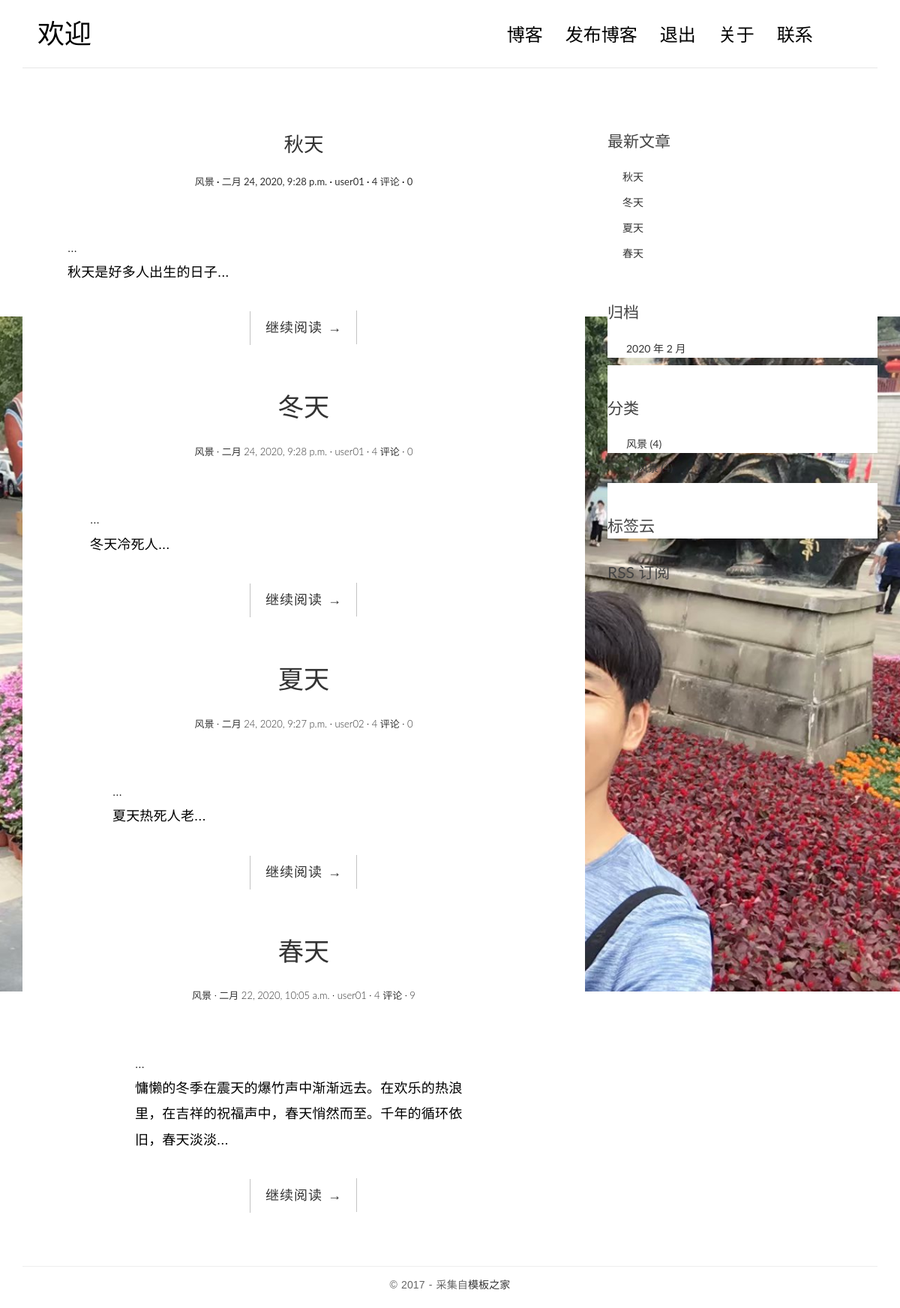
The page /blog/archives/2020/2/ on the database its author committed.
### blog/models.py (models this page shows, shortened)
class Post(models.Model):
    """
     文章（Post）
    """
    class Meta:
        ordering = ['-created_time']
    title = models.CharField(max_length=70)
    body = models.TextField() #大段文本
    created_time = models.DateTimeField()
    modified_time = models.DateTimeField()
    excerpt = models.CharField(max_length=200, blank=True)   #调用save方法会增加该字段内容
    category = models.ForeignKey(Category,on_delete=models.CASCADE)
    tags = models.ManyToManyField(Tag, blank=True)
    author = models.ForeignKey(Userprofile,on_delete=models.CASCADE)
    views = models.PositiveIntegerField(default=0)
    def get_absolute_url(self):  #模板标签里通过{{ post.get_absolute_url }}，访问该函数
        return reverse('blog:detail', kwargs={'pk': self.pk})

class Category(models.Model):
    name = models.CharField(max_length=100)

### login/models.py (models this page shows)
class Userprofile(AbstractUser):	#AbstractUser自带username、password、email、first_name、last_name
    gender = (
        ('male', '男'),
        ('female', '女')
    )
    sex = models.CharField(max_length=32, choices=gender, default='男')
    c_time = models.DateField(auto_now_add=True)
    has_confirmed = models.BooleanField(default=False)
    birthday = models.DateField("出生年月",null=True, blank=True)
    mobile = models.CharField("电话", max_length=11,default=12356)
    def __str__(self):
        return self.username
    class Meta:
        ordering = ['-c_time']
        verbose_name = '用户'
        verbose_name_plural = '用户'

### blog/views.py (the view)
# urls.py: url(r'^archives/(?P<year>[0-9]{4})/(?P<month>[0-9]{1,2})/$', views.archives, name='archives'),
def archives(request, year, month):
    post_list = Post.objects.filter(created_time__year=year,
                                    created_time__month=month
                                    ).order_by('-created_time')
    return render(request, 'blog/index.html', context={'post_list': post_list})

### blog/templatetags/blog_tags.py (called while the page is built)
@register.simple_tag
def get_recent_posts(num=5):
    return Post.objects.all().order_by('-created_time')[:num]

@register.simple_tag
def archives():
    return Post.objects.dates('created_time', 'month', order='DESC')

@register.simple_tag
def get_categories():
    return Category.objects.annotate(num_posts=Count('post')).filter(num_posts__gt=0)

### templates/blog/index.html (shortened to what this page needs)
{% extends 'base.html' %}
{% block main %}
    {% for post in post_list %}
        <article class="post post-{{ post.pk }}">
            <header class="entry-header">
                <h1 class="entry-title">
                    <a href="{{ post.get_absolute_url }}">{{ post.title }}</a>
                </h1>
                <div class="entry-meta">
                    <span class="post-category"><a href="#">{{ post.category.name }}</a></span>
                    <span class="post-date"><a href="#"><time class="entry-date"
                                                              datetime="{{ post.created_time }}">{{ post.created_time }}</time></a></span>
                    <span class="post-author"><a href="#">{{ post.author }}</a></span>
                    <span class="comments-link"><a href="#">4 评论</a></span>
                    <span class="views-count"><a href="{{ post.get_absolute_url }}">{{ post.views }} </a></span>
                </div>
            </header>
            <div class="entry-content clearfix">
                <article class="post post-{{ post.pk }}">
  ...
              <div class="entry-content clearfix">
                  <p>{{ post.excerpt }}...</p>
                  <div class="read-more cl-effect-14">
                      <a href="{{ post.get_absolute_url }}" class="more-link">继续阅读 <span class="meta-nav">→</span></a>
                  </div>
              </div>
            </article>
    {% empty %}
        <div class="no-post">暂时还没有发布的文章！</div>
    {% endfor %}
{% endblock main %}

### templates/base.html (shortened to what this page needs)
{% load staticfiles %}
{% load blog_tags %}
<!DOCTYPE html>
<html>
<head>
    <link rel="stylesheet" href="http://code.ionicframework.com/ionicons/2.0.1/css/ionicons.min.css">
    <link rel="stylesheet" href="{% static 'blog/css/bootstrap.min.css' %}">
    <link rel="stylesheet" href="{% static 'blog/css/pace.css' %}">
    <link rel="stylesheet" href="{% static 'blog/css/custom.css' %}">
    <link rel="stylesheet" href="{% static 'blog/css/highlights/github.css' %}">
</head>
<body style=" background: url('{% static "login/image/bg_index.jpg" %}') no-repeat center center fixed; background-size: 100%;">
<div class="container">
    <header id="site-header">
        <div class="row">
            <div class="col-md-4 col-sm-5 col-xs-8">
                <div class="logo">
                    <h1><a href="{% url 'blog:index' %}"><b></b>欢迎 {{ request.user.username }}</a></h1>
                </div>
            </div>
            <div class="col-md-8 col-sm-7 col-xs-4">
                <nav class="main-nav" role="navigation">
                    <div class="collapse navbar-collapse" id="bs-example-navbar-collapse-1">
                        <ul class="nav navbar-nav navbar-right">
                            <li class="cl-effect-11"><a href="{% url 'blog:index' %}" data-hover="博客">博客</a></li>
                            <li class="cl-effect-11"><a href="{% url 'blog:index' %}" data-hover="发布博客">发布博客</a></li>
                            <li class="cl-effect-11"><a href="{% url 'login:logout' %}" data-hover="退出">退出</a></li>
                            <li class="cl-effect-11"><a href="{% url 'about' %}" data-hover="关于">关于</a></li>
                            <li class="cl-effect-11"><a href="{% url 'contact' %}" data-hover="联系">联系</a></li>
                        </ul>
                    </div>
                </nav>
            </div>
        </div>
    </header>
</div>
<div class="content-body">
    <div class="container">
        <div class="row">
        <main class="col-md-8">
            {% block main %}
            {% endblock main %}
        </main>
        <aside class="col-md-4">
                <div class="widget widget-recent-posts">
                            <h3 class="widget-title">最新文章</h3>
                            {% get_recent_posts as recent_post_list %}
                                  <ul>
                                    {% for post in recent_post_list %}
                                    <li>
                                      <a href="{{ post.get_absolute_url }}">{{ post.title }}</a>
                                    </li>
                                    {% empty %}
                                    暂无文章！
                                    {% endfor %}
                                  </ul>
                        </div>
                        <div class="widget widget-archives">
                            <h3 class="widget-title">归档</h3>
                            {% archives as date_list %}
                              <ul>
                                {% for date in date_list %}
                                <li>
                                  <a href="{% url 'blog:archives' date.year date.month %}">
                                    {{ date.year }} 年 {{ date.month }} 月
                                  </a>
                                </li>
                                {% endfor %}
                              </ul>
                        </div>
                        <div class="widget widget-category">
                            <h3 class="widget-title">分类</h3>
                            {% get_categories as category_list %}
                                <ul>
                                  {% for category in category_list %}
                                  <li>
                                    <a href="{% url 'blog:category' category.pk %}">{{ category.name }}
                                      <span class="post-count">({{ category.num_posts }})</span>
                                    </a>
                                  </li>
                                  {% empty %}
                                  暂无分类！
                                  {% endfor %}
                                </ul>
                        </div>
                        <ul>
                      {% for category in category_list %}
                      <li>
                        <a href="{% url 'blog:category' category.pk %}">{{ category.name }}
                          <span class="post-count">({{ category.num_posts }})</span>
                        </a>
                      </li>
                      {% empty %}
                      暂无分类！
                      {% endfor %}
                    </ul>
                        <div class="widget widget-tag-cloud">
                            <h3 class="widget-title">标签云</h3>
                        </div>
                        <div class="rss">
                            <a href="{% url 'rss' %}"> RSS 订阅</a>
                        </div>
            </aside>
        </div>
    </div>
</div>
<footer id="site-footer">
    <div class="container">
        <div class="row">
            <div class="col-md-12">
                <p class="copyright">&copy 2017 - 采集自<a href="http://www.cssmoban.com/"
                                                        target="_blank" title="模板之家">模板之家</a>
                </p>
            </div>
        </div>
    </div>
</footer>
</body>
</html>

### blog/static/blog/css/custom.css (style rules this page uses)
* { outline: none; }
h1, h2, h3, h4, h5, h6 { margin-top: 0; }
a { color: #333; }
body { color: #444; font-family: 'Lato', sans-serif; }
p { font-family: 'Ubuntu', sans-serif; font-weight: 400; word-spacing: 1px; letter-spacing: 0.01em; }
#site-header { background-color: #FFF; padding: 25px 20px; margin-bottom: 40px; border-bottom: 1px solid #e7e7e7; }
.logo h1 a { color: #000; }
.logo h1 { margin: 0; font-family: 'Lato', sans-serif; font-weight: 300; }
.main-nav { margin-top: 11px; max-width: 95%; }
.main-nav a { color: #000000 !important; padding: 0 0 5px 0 !important; margin-right: 30px; font-family: 'Lato', sans-serif; font-weight: 300; font-size: 24px; }
.cl-effect-11 a { padding: 10px 0; color: #0972b4; text-shadow: none; }
.cl-effect-11 a::before { position: absolute; top: 0; left: 0; overflow: hidden; padding: 0 0 5px 0 !important; max-width: 0; border-bottom: 1px solid #000; color: #000; content: attr(data-hover); white-space: nowrap; -webkit-transition: max-width 0.5s; -moz-transition: max-width 0.5s; transition: max-width 0.5s; }
.content-body { padding-bottom: 4em; }
.post { background: #fff; padding: 30px 30px 0; }
.entry-title { text-align: center; font-size: 1.9em; margin-bottom: 20px; line-height: 1.6; padding: 10px 20px 0; }
.entry-meta { text-align: center; color: #DDDDDD; font-size: 13px; margin-bottom: 30px; }
.entry-content { font-size: 18px; line-height: 1.9; font-weight: 300; color: #000; }
.post-category::after, .post-date::after, .post-author::after, .comments-link::after { content: ' ·'; color: #000; }
.read-more { font-family: 'Ubuntu', sans-serif; font-weight: 400; word-spacing: 1px; letter-spacing: 0.01em; text-align: center; margin-top: 20px; }
.cl-effect-14 a { padding: 0 20px; height: 45px; line-height: 45px; position: relative; display: inline-block; margin: 15px 25px; letter-spacing: 1px; font-weight: 400; text-shadow: 0 0 1px rgba(255, 255, 255, 0.3); }
.cl-effect-14 a::before, .cl-effect-14 a::after { position: absolute; width: 45px; height: 1px; background: #C3C3C3; content: ''; -webkit-transition: all 0.3s; -moz-transition: all 0.3s; transition: all 0.3s; pointer-events: none; }
.cl-effect-14 a::before { top: 0; left: 0; -webkit-transform: rotate(90deg); -moz-transform: rotate(90deg); transform: rotate(90deg); -webkit-transform-origin: 0 0; -moz-transform-origin: 0 0; transform-origin: 0 0; }
.cl-effect-14 a::after { right: 0; bottom: 0; -webkit-transform: rotate(90deg); -moz-transform: rotate(90deg); transform: rotate(90deg); -webkit-transform-origin: 100% 0; -moz-transform-origin: 100% 0; transform-origin: 100% 0; }
.widget { background: #fff; padding: 30px 0 0; }
.widget-title { font-size: 1.5em; margin-bottom: 20px; line-height: 1.6; padding: 10px 0 0; font-weight: 400; }
.widget-recent-posts ul { padding: 0; margin: 0; padding-left: 20px; }
.widget-recent-posts ul li { list-style-type: none; position: relative; line-height: 170%; margin-bottom: 10px; }
.widget-recent-posts ul li::before { content: '\f3d3'; font-family: "Ionicons"; position: absolute; left: -17px; top: 3px; font-size: 16px; color: #000; }
.widget-archives ul { padding: 0; margin: 0; padding-left: 25px; }
.widget-archives ul li { list-style-type: none; position: relative; line-height: 170%; margin-bottom: 10px; }
.widget-archives ul li::before { content: '\f3f3'; font-family: "Ionicons"; position: absolute; left: -25px; top: 1px; font-size: 16px; color: #000; }
.widget-category ul { padding: 0; margin: 0; padding-left: 25px; }
.widget-category ul li { list-style-type: none; position: relative; line-height: 170%; margin-bottom: 10px; }
.widget-category ul li::before { content: '\f3fe'; font-family: "Ionicons"; position: absolute; left: -25px; top: 1px; font-size: 18px; color: #000; }
.rss { font-size: 21px; margin-top: 30px; }
.rss a { color: #444; }
#site-footer { padding-top: 10px; padding: 0 0 1.5em 0; }
.copyright { text-align: center; padding-top: 1em; margin: 0; border-top: 1px solid #eee; color: #666; }

### rows shown on the page
Post: title "秋天", category.name "风景", created_time "二月 24, 2020, 9:28 p.m.", author "user01", views "0", excerpt "秋天是好多人出生的日子"
Post: title "冬天", category.name "风景", created_time "二月 24, 2020, 9:28 p.m.", author "user01", views "0", excerpt "冬天冷死人"
Post: title "夏天", category.name "风景", created_time "二月 24, 2020, 9:27 p.m.", author "user02", views "0", excerpt "夏天热死人老"
Post: title "春天", category.name "风景", created_time "二月 22, 2020, 10:05 a.m.", author "user01", views "9", excerpt "慵懒的冬季在震天的爆竹声中渐渐远去。在欢乐的热浪里，在吉祥的祝福声中，春天悄然而至。千年的循环依旧，春天淡淡"
Category: name "风景", num_posts "4"

### other values the page prints
{{ date.year }} "2020"
{{ date.month }} "2"
